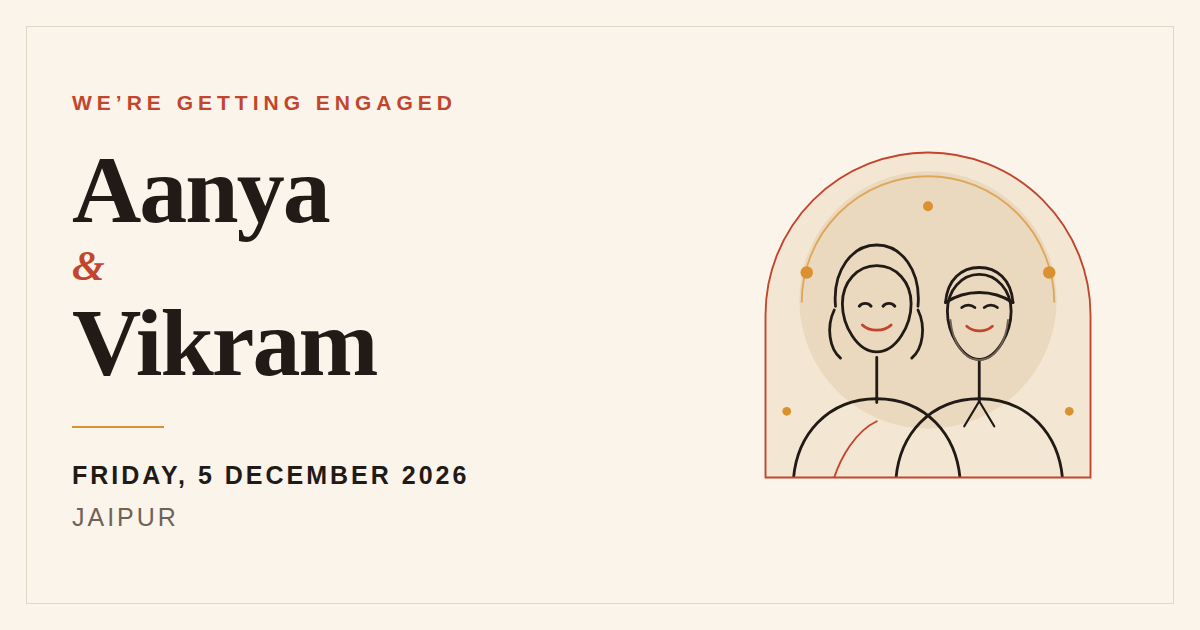
#> input picture wedding-invite/assets/img/og.png, 1200 x 630 px
$ python set_app_icon.py ../../wedding-invite/assets/img/og.png
#> lines starting #> are read from the running program, lines starting #| are printed output that depends on the picture
"""Replace the application icon.

Usage:  python scripts/set_app_icon.py path\\to\\my_icon.png
Writes assets/app_icon.png (window / taskbar) and assets/app_icon.ico (the .exe file icon).
Use a square PNG with a transparent background, ideally 256 x 256 or larger. Commit and push
the two files to have GitHub build a new .exe with the icon.
"""
import sys
from pathlib import Path

from PIL import Image

src = Image.open(sys.argv[1]).convert("RGBA")
src = src.crop(src.getbbox() or (0, 0, *src.size))
side = max(src.size)
#> side = 1200
square = Image.new("RGBA", (side, side), (0, 0, 0, 0))
#> square: PIL image 1200x1200 RGBA; every value is 0
square.paste(src, ((side - src.size[0]) // 2, (side - src.size[1]) // 2))
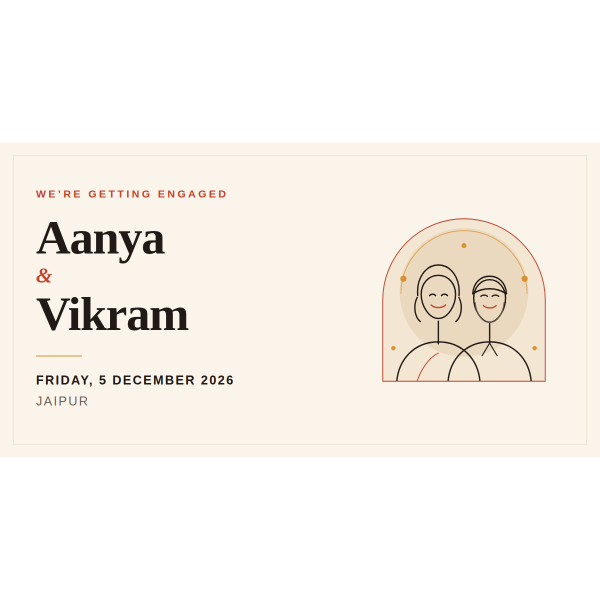
#> square: PIL image 1200x1200 RGBA (shown at 1/2 size); mean R, G, B, A 127.1, 122.9, 116.8, 133.9; transparent parts drawn white
icon = square.resize((256, 256), Image.LANCZOS)
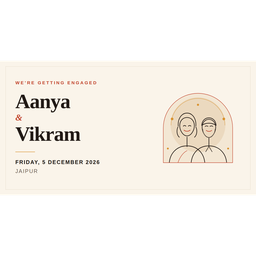
#> icon: PIL image 256x256 RGBA; mean R, G, B, A 130.6, 126.4, 119.7, 133.9; transparent parts drawn white
out = Path(__file__).resolve().parents[1] / "assets"
out.mkdir(exist_ok=True)
icon.save(out / "app_icon.png")
icon.save(out / "app_icon.ico", sizes=[(16, 16), (24, 24), (32, 32), (48, 48), (64, 64), (128, 128), (256, 256)])
print("Icon updated:", out / "app_icon.png", "and", out / "app_icon.ico")
